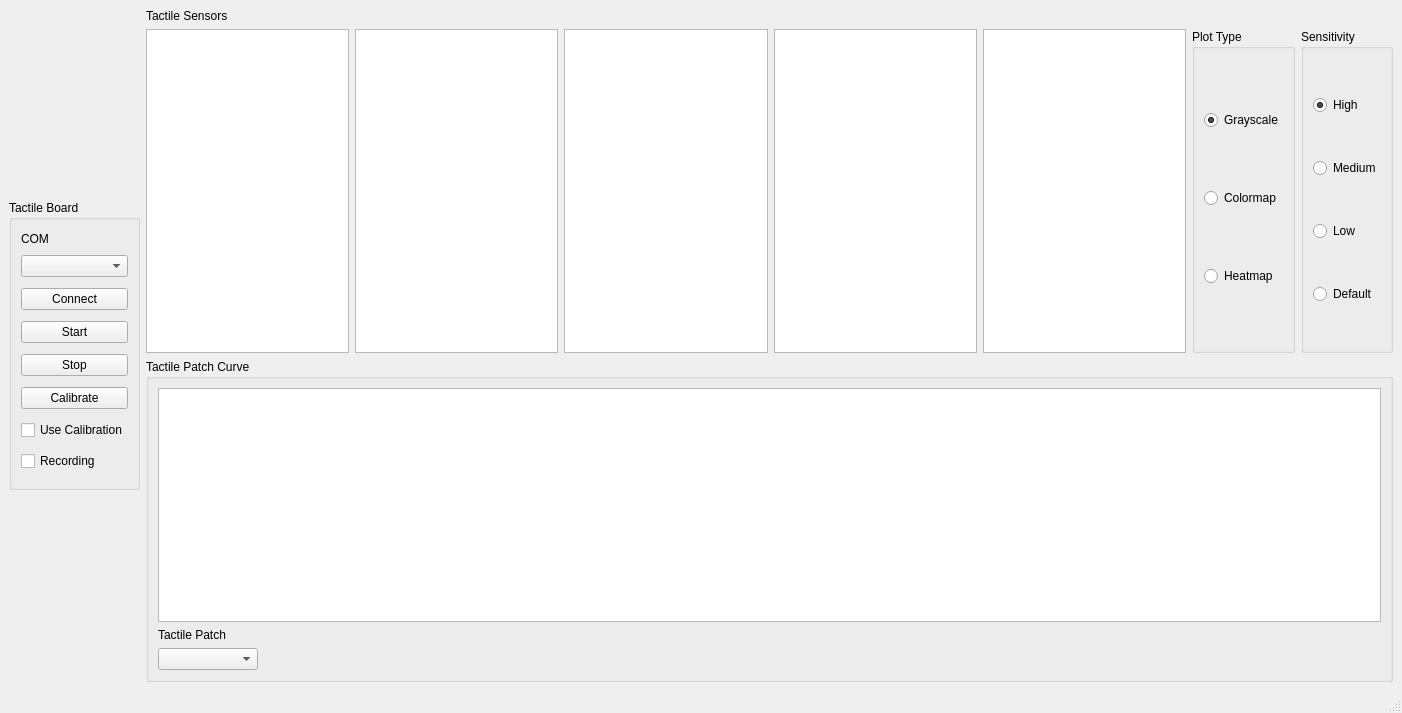
<?xml version="1.0" encoding="UTF-8"?>
<ui version="4.0">
 <class>MainWindow</class>
 <widget class="QMainWindow" name="MainWindow">
  <property name="geometry">
   <rect>
    <x>0</x>
    <y>0</y>
    <width>1402</width>
    <height>713</height>
   </rect>
  </property>
  <property name="windowTitle">
   <string>Tactile Board Configuration</string>
  </property>
  <widget class="QWidget" name="centralwidget">
   <layout class="QGridLayout" name="gridLayout_5">
    <item row="0" column="0">
     <layout class="QVBoxLayout" name="verticalLayout">
      <item>
       <widget class="QGroupBox" name="groupBox_2">
        <property name="minimumSize">
         <size>
          <width>0</width>
          <height>0</height>
         </size>
        </property>
        <property name="maximumSize">
         <size>
          <width>200</width>
          <height>290</height>
         </size>
        </property>
        <property name="title">
         <string>Tactile Board</string>
        </property>
        <layout class="QGridLayout" name="gridLayout_2">
         <item row="2" column="0">
          <widget class="QComboBox" name="cbSerialPort"/>
         </item>
         <item row="7" column="0">
          <widget class="QPushButton" name="btnCalibration">
           <property name="text">
            <string>Calibrate</string>
           </property>
          </widget>
         </item>
         <item row="4" column="0">
          <widget class="QPushButton" name="btnConnect">
           <property name="text">
            <string>Connect</string>
           </property>
          </widget>
         </item>
         <item row="6" column="0">
          <widget class="QPushButton" name="btnStop">
           <property name="text">
            <string>Stop</string>
           </property>
          </widget>
         </item>
         <item row="5" column="0">
          <widget class="QPushButton" name="btnStart">
           <property name="text">
            <string>Start</string>
           </property>
          </widget>
         </item>
         <item row="9" column="0">
          <widget class="QCheckBox" name="chCalibration">
           <property name="text">
            <string>Use Calibration</string>
           </property>
          </widget>
         </item>
         <item row="1" column="0">
          <widget class="QLabel" name="label">
           <property name="maximumSize">
            <size>
             <width>16777215</width>
             <height>10</height>
            </size>
           </property>
           <property name="text">
            <string>COM</string>
           </property>
          </widget>
         </item>
         <item row="10" column="0">
          <widget class="QCheckBox" name="chRecording">
           <property name="text">
            <string>Recording</string>
           </property>
          </widget>
         </item>
        </layout>
       </widget>
      </item>
     </layout>
    </item>
    <item row="0" column="1">
     <layout class="QVBoxLayout" name="verticalLayout_2">
      <item>
       <widget class="QLabel" name="label_2">
        <property name="text">
         <string>Tactile Sensors</string>
        </property>
       </widget>
      </item>
      <item>
       <layout class="QHBoxLayout" name="horizontalLayout">
        <item>
         <widget class="GraphicsLayoutWidget" name="pltTS0"/>
        </item>
        <item>
         <widget class="GraphicsLayoutWidget" name="pltTS1"/>
        </item>
        <item>
         <widget class="GraphicsLayoutWidget" name="pltTS2"/>
        </item>
        <item>
         <widget class="GraphicsLayoutWidget" name="pltTS3"/>
        </item>
        <item>
         <widget class="GraphicsLayoutWidget" name="pltTS4"/>
        </item>
        <item>
         <widget class="QGroupBox" name="groupBox_3">
          <property name="title">
           <string>Plot Type</string>
          </property>
          <layout class="QGridLayout" name="gridLayout_3">
           <item row="0" column="0">
            <widget class="QRadioButton" name="rbGray">
             <property name="text">
              <string>Grayscale</string>
             </property>
             <property name="checked">
              <bool>true</bool>
             </property>
            </widget>
           </item>
           <item row="1" column="0">
            <widget class="QRadioButton" name="rbColor">
             <property name="text">
              <string>Colormap</string>
             </property>
            </widget>
           </item>
           <item row="2" column="0">
            <widget class="QRadioButton" name="rbHeat">
             <property name="text">
              <string>Heatmap</string>
             </property>
            </widget>
           </item>
          </layout>
         </widget>
        </item>
        <item>
         <widget class="QGroupBox" name="groupBox">
          <property name="title">
           <string>Sensitivity</string>
          </property>
          <layout class="QGridLayout" name="gridLayout">
           <item row="2" column="0">
            <widget class="QRadioButton" name="rbLow">
             <property name="text">
              <string>Low</string>
             </property>
            </widget>
           </item>
           <item row="1" column="0">
            <widget class="QRadioButton" name="rbMedium">
             <property name="text">
              <string>Medium</string>
             </property>
            </widget>
           </item>
           <item row="0" column="0">
            <widget class="QRadioButton" name="rbHigh">
             <property name="text">
              <string>High</string>
             </property>
             <property name="checked">
              <bool>true</bool>
             </property>
            </widget>
           </item>
           <item row="3" column="0">
            <widget class="QRadioButton" name="rbDefault">
             <property name="text">
              <string>Default</string>
             </property>
            </widget>
           </item>
          </layout>
         </widget>
        </item>
       </layout>
      </item>
      <item>
       <widget class="QGroupBox" name="groupBox_4">
        <property name="title">
         <string>Tactile Patch Curve</string>
        </property>
        <layout class="QGridLayout" name="gridLayout_4">
         <item row="3" column="0">
          <widget class="QComboBox" name="cbTactilePatch">
           <property name="maximumSize">
            <size>
             <width>100</width>
             <height>16777215</height>
            </size>
           </property>
          </widget>
         </item>
         <item row="1" column="0">
          <layout class="QHBoxLayout" name="horizontalLayout_2">
           <item>
            <widget class="PlotWidget" name="pltTactilePatch"/>
           </item>
          </layout>
         </item>
         <item row="2" column="0">
          <widget class="QLabel" name="label_3">
           <property name="text">
            <string>Tactile Patch</string>
           </property>
          </widget>
         </item>
        </layout>
        <zorder>horizontalLayoutWidget</zorder>
        <zorder>horizontalLayoutWidget</zorder>
        <zorder>cbTactilePatch</zorder>
        <zorder>label_3</zorder>
       </widget>
      </item>
     </layout>
    </item>
   </layout>
  </widget>
  <widget class="QMenuBar" name="menubar">
   <property name="geometry">
    <rect>
     <x>0</x>
     <y>0</y>
     <width>1402</width>
     <height>21</height>
    </rect>
   </property>
  </widget>
  <widget class="QStatusBar" name="statusbar"/>
 </widget>
 <customwidgets>
  <customwidget>
   <class>GraphicsLayoutWidget</class>
   <extends>QGraphicsView</extends>
   <header location="global">pyqtgraph</header>
  </customwidget>
  <customwidget>
   <class>PlotWidget</class>
   <extends>QGraphicsView</extends>
   <header location="global">pyqtgraph</header>
  </customwidget>
 </customwidgets>
 <resources/>
 <connections/>
</ui>
